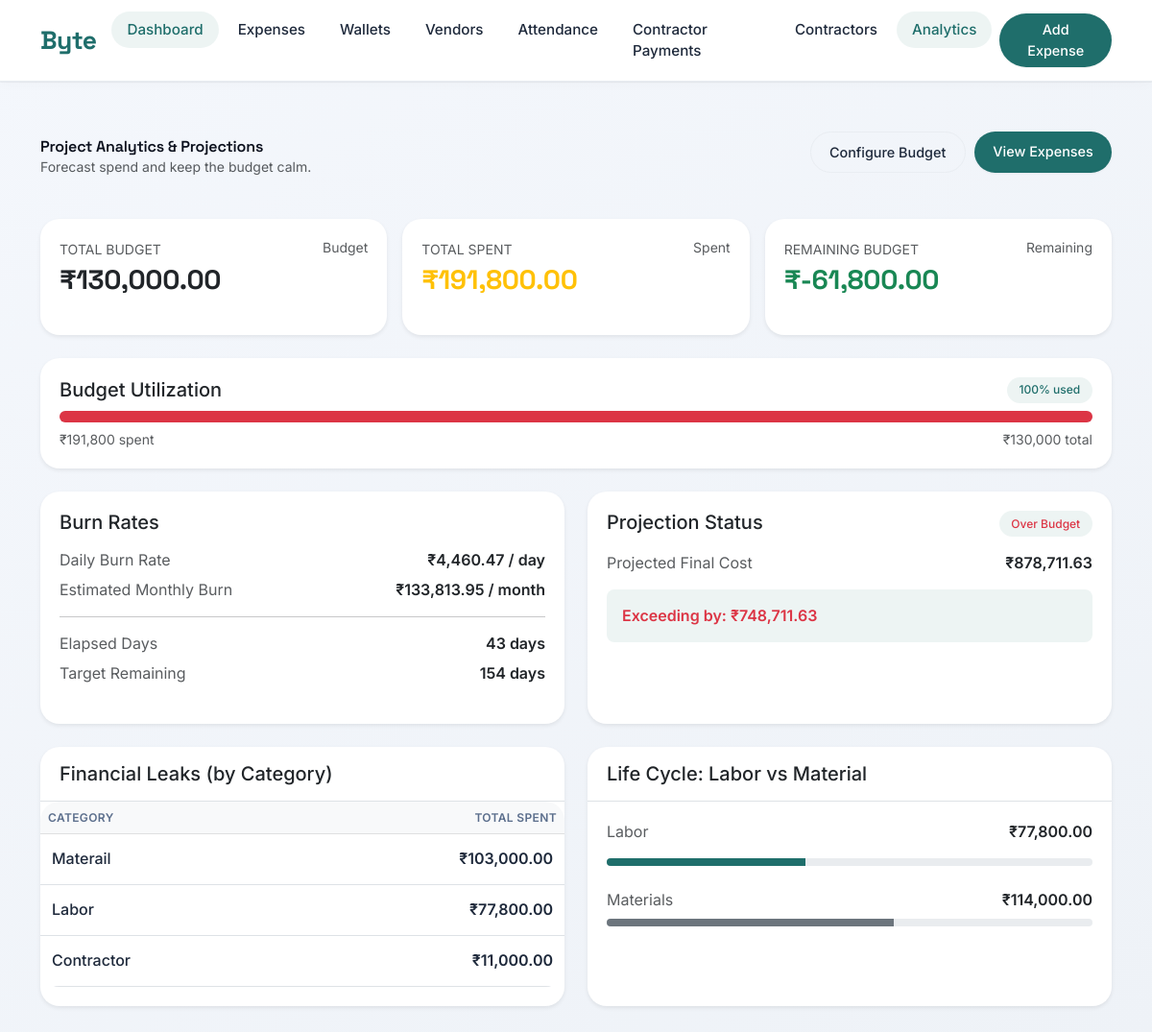
The page /analytics/ on the database its author committed.
### core/models.py (models this page shows, shortened)
class ProjectMeta(models.Model):
    total_budget = models.DecimalField(max_digits=14, decimal_places=2, default=Decimal('0.00'))
    start_date = models.DateField()
    target_end_date = models.DateField()
    class Meta:
        verbose_name_plural = "Project Meta"

### expenses/models.py (models this page shows, shortened)
class Category(models.Model):
    name = models.CharField(max_length=255)
    parent = models.ForeignKey('self', on_delete=models.CASCADE, null=True, blank=True, related_name='subcategories')
    class Meta:
        verbose_name_plural = "Categories"

### core/views.py (the view, shortened to what this page needs)
# urls.py: path('analytics/', views.AnalyticsView.as_view(), name='analytics'),
class AnalyticsView(TemplateView):
    template_name = 'core/analytics.html'
    def get_context_data(self, **kwargs):
        context = super().get_context_data(**kwargs)
        metrics = compute_project_metrics()
        context['metrics'] = metrics
        if metrics and metrics.get('meta'):
            context['form'] = ProjectMetaForm(instance=metrics['meta'])
        else:
            context['form'] = ProjectMetaForm()
        return context

### templates/core/analytics.html (shortened to what this page needs)
{% extends 'base.html' %}
{% load humanize %}
{% block content %}
<div class="d-flex flex-wrap justify-content-between align-items-center mb-4 gap-3">
    <div>
        <div class="page-title brand-font">Project Analytics & Projections</div>
        <div class="text-muted small">Forecast spend and keep the budget calm.</div>
    </div>
    <div class="action-strip">
        <button type="button" class="btn btn-outline-secondary" data-bs-toggle="modal" data-bs-target="#configModal">Configure Budget</button>
        <a href="{% url 'expenses:list' %}" class="btn btn-primary">View Expenses</a>
    </div>
</div>
{% if not metrics or not metrics.meta %}
    <div class="alert alert-custom alert-warning" role="alert">
        Please configure the initial project budget and timeline thresholds first.
    </div>
{% else %}
    <div class="row g-3 mb-4">
        <div class="col-12 col-md-4">
            <div class="card shadow-sm border-0 h-100">
                <div class="card-body">
                    <div class="d-flex justify-content-between align-items-start">
                        <div>
                            <span class="text-muted small text-uppercase">Total Budget</span>
                            <h3 class="mt-1 mb-0 fw-bold">₹{{ metrics.meta.total_budget|floatformat:2|intcomma }}</h3>
                        </div>
                        <span class="text-muted small">Budget</span>
                    </div>
                </div>
            </div>
        </div>
        <div class="col-12 col-md-4">
            <div class="card shadow-sm border-0 h-100">
                <div class="card-body">
                    <div class="d-flex justify-content-between align-items-start">
                        <div>
                            <span class="text-muted small text-uppercase">Total Spent</span>
                            <h3 class="mt-1 mb-0 fw-bold text-warning">₹{{ metrics.total_spent|floatformat:2|intcomma }}</h3>
                        </div>
                        <span class="text-muted small">Spent</span>
                    </div>
                </div>
            </div>
        </div>
        <div class="col-12 col-md-4">
            <div class="card shadow-sm border-0 h-100">
                <div class="card-body">
                    <div class="d-flex justify-content-between align-items-start">
                        <div>
                            <span class="text-muted small text-uppercase">Remaining Budget</span>
                            <h3 class="mt-1 mb-0 fw-bold text-success">₹{{ metrics.remaining_budget|floatformat:2|intcomma }}</h3>
                        </div>
                        <span class="text-muted small">Remaining</span>
                    </div>
                </div>
            </div>
        </div>
    </div>
    <div class="card shadow-sm mb-4">
        <div class="card-body">
            <div class="d-flex justify-content-between align-items-center mb-2 flex-wrap gap-2">
                <h5 class="card-title mb-0">Budget Utilization</h5>
                <span class="badge-soft">{{ metrics.percent_used }}% used</span>
            </div>
            <div class="progress" style="height: 12px; border-radius: 20px;">
                <div class="progress-bar
                    {% if metrics.percent_used > 90 %}bg-danger
                    {% elif metrics.percent_used > 70 %}bg-warning
                    {% else %}bg-teal{% endif %}"
                    role="progressbar"
                    style="width: {{ metrics.percent_used }}%;"
                    aria-valuenow="{{ metrics.percent_used }}"
                    aria-valuemin="0"
                    aria-valuemax="100">
                </div>
            </div>
            <div class="d-flex justify-content-between mt-2">
                <small class="text-muted">₹{{ metrics.total_spent|floatformat:0|intcomma }} spent</small>
                <small class="text-muted">₹{{ metrics.meta.total_budget|floatformat:0|intcomma }} total</small>
            </div>
        </div>
    </div>
    <div class="row g-4 mb-4">
        <div class="col-12 col-lg-6">
            <div class="card shadow-sm h-100">
                <div class="card-body">
                    <h5 class="card-title mb-3">Burn Rates</h5>
                    <div class="d-flex justify-content-between mb-2">
                        <span class="text-muted">Daily Burn Rate</span>
                        <span class="fw-semibold">₹{{ metrics.daily_burn|floatformat:2|intcomma }} / day</span>
                    </div>
                    <div class="d-flex justify-content-between mb-2">
                        <span class="text-muted">Estimated Monthly Burn</span>
                        <span class="fw-semibold">₹{{ metrics.monthly_burn|floatformat:2|intcomma }} / month</span>
                    </div>
                    <hr class="my-3">
                    <div class="d-flex justify-content-between mb-2">
                        <span class="text-muted">Elapsed Days</span>
                        <span class="fw-semibold">{{ metrics.elapsed_days }} days</span>
                    </div>
                    <div class="d-flex justify-content-between">
                        <span class="text-muted">Target Remaining</span>
                        <span class="fw-semibold">{{ metrics.remaining_days }} days</span>
                    </div>
                </div>
            </div>
        </div>
        <div class="col-12 col-lg-6">
            <div class="card shadow-sm h-100">
                <div class="card-body">
                    <div class="d-flex justify-content-between align-items-start mb-3">
                        <h5 class="card-title mb-0">Projection Status</h5>
                        <span class="badge-soft
                            {% if metrics.status == 'Over Budget' %}text-danger border-danger
                            {% elif metrics.status == 'Under Budget' %}text-success border-success
                            {% else %}text-info border-info{% endif %}">
                            {{ metrics.status }}
                        </span>
                    </div>
                    <div class="d-flex justify-content-between mb-2">
                        <span class="text-muted">Projected Final Cost</span>
                        <span class="fw-semibold">₹{{ metrics.projected_total|floatformat:2|intcomma }}</span>
                    </div>
                    <div class="mt-3 p-3 rounded-3" style="background: var(--accent-light);">
                        {% if metrics.status == 'Over Budget' %}
                            <div class="d-flex align-items-center gap-2 text-danger">
                                <span class="fw-semibold">Exceeding by: ₹{{ metrics.variance|floatformat:2|intcomma }}</span>
                            </div>
                        {% elif metrics.status == 'Under Budget' %}
                            <div class="d-flex align-items-center gap-2 text-success">
                                <span class="fw-semibold">Savings margin: ₹{{ metrics.variance|floatformat:2|intcomma|stringformat:"s"|slice:"1:" }}</span>
                            </div>
                        {% else %}
                            <div class="d-flex align-items-center gap-2 text-primary">
                                <span class="fw-semibold">Remaining exactly on track</span>
                            </div>
                        {% endif %}
                    </div>
                </div>
            </div>
        </div>
    </div>
    <div class="row g-4">
        <div class="col-12 col-lg-6">
            <div class="card shadow-sm h-100">
                <div class="card-header bg-transparent border-bottom">
                    <h5 class="mb-0">Financial Leaks (by Category)</h5>
                </div>
                <div class="card-body p-0">
                    <div class="table-responsive">
                        <table class="table table-hover mb-0">
                            <thead class="table-light">
                                <tr>
                                    <th>Category</th>
                                    <th class="text-end">Total Spent</th>
                                </tr>
                            </thead>
                            <tbody>
                                {% for c in metrics.category_contributions %}
                                <tr>
                                    <td class="fw-medium">{{ c.category__name }}</td>
                                    <td class="text-end fw-semibold">₹{{ c.total|floatformat:2|intcomma }}</td>
                                </tr>
                                {% empty %}
                                <tr><td colspan="2" class="text-center py-4 text-muted">No expenses mapped yet.</td></tr>
                                {% endfor %}
                            </tbody>
                        </table>
                    </div>
                </div>
            </div>
        </div>
        <div class="col-12 col-lg-6">
            <div class="card shadow-sm h-100">
                <div class="card-header bg-transparent border-bottom">
                    <h5 class="mb-0">Life Cycle: Labor vs Material</h5>
                </div>
                <div class="card-body">
                    <div class="d-flex justify-content-between align-items-center mb-3">
                        <span class="text-muted">Labor</span>
                        <span class="fw-semibold">₹{{ metrics.labor_spent|floatformat:2|intcomma }}</span>
                    </div>
                    <div class="progress mb-4" style="height: 8px;">
                        {% with total_labor_material=metrics.labor_spent|add:metrics.material_spent %}
                        {% if total_labor_material > 0 %}
                        <div class="progress-bar bg-teal" style="width: {% widthratio metrics.labor_spent total_labor_material 100 %}%"></div>
                        {% endif %}
                        {% endwith %}
                    </div>
                    <div class="d-flex justify-content-between align-items-center">
                        <span class="text-muted">Materials</span>
                        <span class="fw-semibold">₹{{ metrics.material_spent|floatformat:2|intcomma }}</span>
                    </div>
                    <div class="progress mt-2" style="height: 8px;">
                        {% with total_labor_material=metrics.labor_spent|add:metrics.material_spent %}
                        {% if total_labor_material > 0 %}
                        <div class="progress-bar bg-secondary" style="width: {% widthratio metrics.material_spent total_labor_material 100 %}%"></div>
                        {% endif %}
                        {% endwith %}
                    </div>
                </div>
            </div>
        </div>
    </div>
{% endif %}
{% endblock %}

### templates/base.html (style rules this page uses)
:root { --ink: #0a0f1c; --ink-soft: #1e293b; --muted: #5b6e8c; --muted-light: #8a99b0; --bg: #f8fafc; --card-bg: #ffffff; --border-subtle: #e9edf2; --accent: #1f6e6b; --accent-soft: #2c7e7b; --accent-light: rgba(31, 110, 107, 0.08); --warning: #e67e22; --danger: #dc5f5f; --shadow-sm: 0 4px 12px rgba(0, 0, 0, 0.02), 0 1px 2px rgba(0, 0, 0, 0.03); --shadow-md: 0 8px 24px rgba(0, 0, 0, 0.04), 0 2px 4px rgba(0, 0, 0, 0.02); --shadow-lg: 0 20px 32px -12px rgba(0, 0, 0, 0.08); --radius-card: 1.25rem; --radius-element: 0.85rem; }
* { margin: 0; padding: 0; box-sizing: border-box; }
body { font-family: 'Inter', sans-serif; background: linear-gradient(145deg, #f4f7fc 0%, #eef2f7 100%); color: var(--ink); line-height: 1.45; -webkit-font-smoothing: antialiased; }
h1, h2, h3, h4, .brand-font { font-family: 'Space Grotesk', sans-serif; font-weight: 600; letter-spacing: -0.01em; }
.card { background: var(--card-bg); border: none; border-radius: var(--radius-card); box-shadow: var(--shadow-md); transition: transform 0.2s ease, box-shadow 0.2s; margin-bottom: 1.25rem; overflow: hidden; }
.card-header { background: transparent; border-bottom: 1px solid var(--border-subtle); padding: 1rem 1.25rem; font-weight: 600; font-size: 1.1rem; }
.card-body { padding: 1.25rem; }
.btn { border-radius: 60px; padding: 0.6rem 1.2rem; font-weight: 500; font-size: 0.9rem; transition: all 0.2s; }
.btn-primary { background: var(--accent); border: none; box-shadow: 0 1px 2px rgba(0,0,0,0.05); }
.btn-outline-secondary { border-color: var(--border-subtle); color: var(--ink-soft); }
.badge-soft { background: var(--accent-light); color: var(--accent); border-radius: 60px; padding: 0.3rem 0.8rem; font-weight: 500; font-size: 0.75rem; }
.bg-teal { background-color: var(--accent) !important; }
.table { --bs-table-bg: transparent; margin-bottom: 0; }
.table th { font-weight: 600; font-size: 0.75rem; text-transform: uppercase; letter-spacing: 0.03em; color: var(--muted); border-bottom-width: 1px; }
.table td { vertical-align: middle; padding: 0.9rem 0.75rem; color: var(--ink-soft); }
.table-responsive { border-radius: var(--radius-card); overflow-x: auto; -webkit-overflow-scrolling: touch; }
.table td, .table th { white-space: nowrap; }
.action-strip { display: flex; flex-wrap: wrap; gap: 0.6rem; margin: 1rem 0 1.5rem; }
button, a.btn, .nav-link, .form-control, .form-select { touch-action: manipulation; }

### rows shown on the page
ProjectMeta: meta.total_budget "130,000.00", meta.total_budget "130,000"
Category: category__name "Materail", total "103,000.00"
Category: category__name "Labor", total "77,800.00"
Category: category__name "Contractor", total "11,000.00"

### other values the page prints
{{ metrics.total_spent|floatformat:2|intcomma }} "191,800.00"
{{ metrics.remaining_budget|floatformat:2|intcomma }} "-61,800.00"
{{ metrics.percent_used }} "100"
{{ metrics.total_spent|floatformat:0|intcomma }} "191,800"
{{ metrics.daily_burn|floatformat:2|intcomma }} "4,460.47"
{{ metrics.monthly_burn|floatformat:2|intcomma }} "133,813.95"
{{ metrics.elapsed_days }} "43"
{{ metrics.remaining_days }} "154"
{{ metrics.status }} "Over Budget"
{{ metrics.projected_total|floatformat:2|intcomma }} "878,711.63"
{{ metrics.variance|floatformat:2|intcomma }} "748,711.63"
{{ metrics.labor_spent|floatformat:2|intcomma }} "77,800.00"
{{ metrics.material_spent|floatformat:2|intcomma }} "114,000.00"
